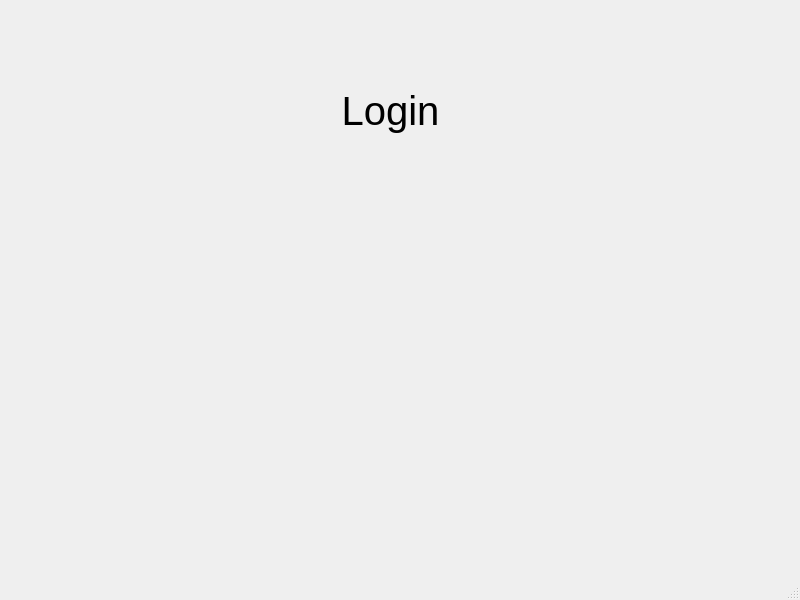
<?xml version="1.0" encoding="UTF-8"?>
<ui version="4.0">
 <class>MainWindow</class>
 <widget class="QMainWindow" name="MainWindow">
  <property name="geometry">
   <rect>
    <x>0</x>
    <y>0</y>
    <width>800</width>
    <height>600</height>
   </rect>
  </property>
  <property name="windowTitle">
   <string>MainWindow</string>
  </property>
  <widget class="QWidget" name="centralwidget">
   <widget class="QLabel" name="label">
    <property name="geometry">
     <rect>
      <x>210</x>
      <y>0</y>
      <width>361</width>
      <height>221</height>
     </rect>
    </property>
    <property name="font">
     <font>
      <pointsize>30</pointsize>
     </font>
    </property>
    <property name="text">
     <string>Login</string>
    </property>
    <property name="alignment">
     <set>Qt::AlignmentFlag::AlignCenter</set>
    </property>
   </widget>
  </widget>
  <widget class="QMenuBar" name="menubar">
   <property name="geometry">
    <rect>
     <x>0</x>
     <y>0</y>
     <width>800</width>
     <height>21</height>
    </rect>
   </property>
  </widget>
  <widget class="QStatusBar" name="statusbar"/>
 </widget>
 <resources/>
 <connections/>
</ui>
